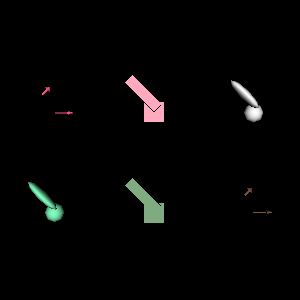

Write Python code to recreate this figure.
#!/usr/bin/env python

# Demonstrate vtkGlyph3DMapper with tree-indexed composite glyph sources.

import vtkmodules.vtkInteractionStyle  # noqa: F401
import vtkmodules.vtkRenderingOpenGL2  # noqa: F401

from vtkmodules.vtkCommonCore import vtkIntArray, vtkPoints, vtkUnsignedCharArray
from vtkmodules.vtkCommonDataModel import vtkMultiBlockDataSet, vtkPolyData
from vtkmodules.vtkCommonTransforms import vtkTransform
from vtkmodules.vtkFiltersGeneral import vtkTransformFilter
from vtkmodules.vtkFiltersSources import vtkArrowSource, vtkCubeSource, vtkSphereSource
from vtkmodules.vtkRenderingCore import (
    vtkActor,
    vtkGlyph3DMapper,
    vtkRenderWindow,
    vtkRenderWindowInteractor,
    vtkRenderer,
)

# Input points with glyph index and color arrays
input_data = vtkPolyData()
points = vtkPoints()
index_array = vtkIntArray()
index_array.SetName("GlyphIndex")
colors = vtkUnsignedCharArray()
colors.SetNumberOfComponents(3)
colors.SetName("Colors")

# row=0, col=0: x=(2-0)*5=10, r=128, g=85, b=64
points.InsertNextPoint(10, 0, 0.0)
index_array.InsertNextValue(0)
colors.InsertNextTuple3(128, 85, 64)

# row=0, col=1: x=(2-1)*5=5, r=128, g=170, b=128
points.InsertNextPoint(5, 0, 0.0)
index_array.InsertNextValue(1)
colors.InsertNextTuple3(128, 170, 128)

# row=0, col=2: x=(2-2)*5=0, r=128, g=255, b=191
points.InsertNextPoint(0, 0, 0.0)
index_array.InsertNextValue(2)
colors.InsertNextTuple3(128, 255, 191)

# row=1, col=0: x=0*5=0, r=255, g=85, b=128
points.InsertNextPoint(0, 5, 0.0)
index_array.InsertNextValue(0)
colors.InsertNextTuple3(255, 85, 128)

# row=1, col=1: x=1*5=5, r=255, g=170, b=191
points.InsertNextPoint(5, 5, 0.0)
index_array.InsertNextValue(1)
colors.InsertNextTuple3(255, 170, 191)

# row=1, col=2: x=2*5=10, r=255, g=255, b=255
points.InsertNextPoint(10, 5, 0.0)
index_array.InsertNextValue(2)
colors.InsertNextTuple3(255, 255, 255)

input_data.SetPoints(points)
input_data.GetPointData().AddArray(index_array)
input_data.GetPointData().AddArray(colors)

# Transform for alternate glyph versions
transform = vtkTransform()
transform.Identity()
transform.RotateZ(45.0)
transform.Scale(0.5, 2, 1.0)
transform.Translate(0.5, 0.5, 0.5)

# Glyph source 0: arrow + transformed arrow
s0a = vtkArrowSource()
s0b = vtkTransformFilter()
s0b.SetInputConnection(s0a.GetOutputPort())
s0b.SetTransform(transform)
s0a.Update()
s0b.Update()

# Glyph source 1: cube + transformed cube
s1a = vtkCubeSource()
s1b = vtkTransformFilter()
s1b.SetInputConnection(s1a.GetOutputPort())
s1b.SetTransform(transform)
s1a.Update()
s1b.Update()

# Glyph source 2: sphere + transformed sphere
s2a = vtkSphereSource()
s2b = vtkTransformFilter()
s2b.SetInputConnection(s2a.GetOutputPort())
s2b.SetTransform(transform)
s2a.Update()
s2b.Update()

# Build multiblock glyph tree
s0 = vtkMultiBlockDataSet()
s0.SetNumberOfBlocks(2)
s0.SetBlock(0, s0a.GetOutputDataObject(0))
s0.SetBlock(1, s0b.GetOutputDataObject(0))

s1 = vtkMultiBlockDataSet()
s1.SetNumberOfBlocks(2)
s1.SetBlock(0, s1a.GetOutputDataObject(0))
s1.SetBlock(1, s1b.GetOutputDataObject(0))

s2 = vtkMultiBlockDataSet()
s2.SetNumberOfBlocks(2)
s2.SetBlock(0, s2a.GetOutputDataObject(0))
s2.SetBlock(1, s2b.GetOutputDataObject(0))

glyph_tree = vtkMultiBlockDataSet()
glyph_tree.SetNumberOfBlocks(3)
glyph_tree.SetBlock(0, s0)
glyph_tree.SetBlock(1, s1)
glyph_tree.SetBlock(2, s2)

# Glyph mapper with tree indexing
mapper = vtkGlyph3DMapper()
mapper.SetInputData(input_data)
mapper.SetSourceTableTree(glyph_tree)
mapper.SetRange(0, 2)
mapper.SetUseSourceTableTree(True)
mapper.SetSourceIndexing(True)
mapper.SetSourceIndexArray("GlyphIndex")
mapper.SetScalarModeToUsePointFieldData()
mapper.SelectColorArray("Colors")

actor = vtkActor()
actor.SetMapper(mapper)
actor.GetProperty().SetColor(1.0, 0.0, 0.0)

# Rendering pipeline
renderer = vtkRenderer()
renderer.AddActor(actor)
renderer.SetBackground(0.0, 0.0, 0.0)

render_window = vtkRenderWindow()
render_window.SetSize(300, 300)
render_window.SetMultiSamples(0)
render_window.AddRenderer(renderer)
render_window.SetWindowName("glyph3d mapper tree indexing composite glyphs")

interactor = vtkRenderWindowInteractor()
interactor.SetRenderWindow(render_window)

# Scene
renderer.ResetCamera()
renderer.ResetCameraClippingRange()

interactor.Initialize()
interactor.Start()
